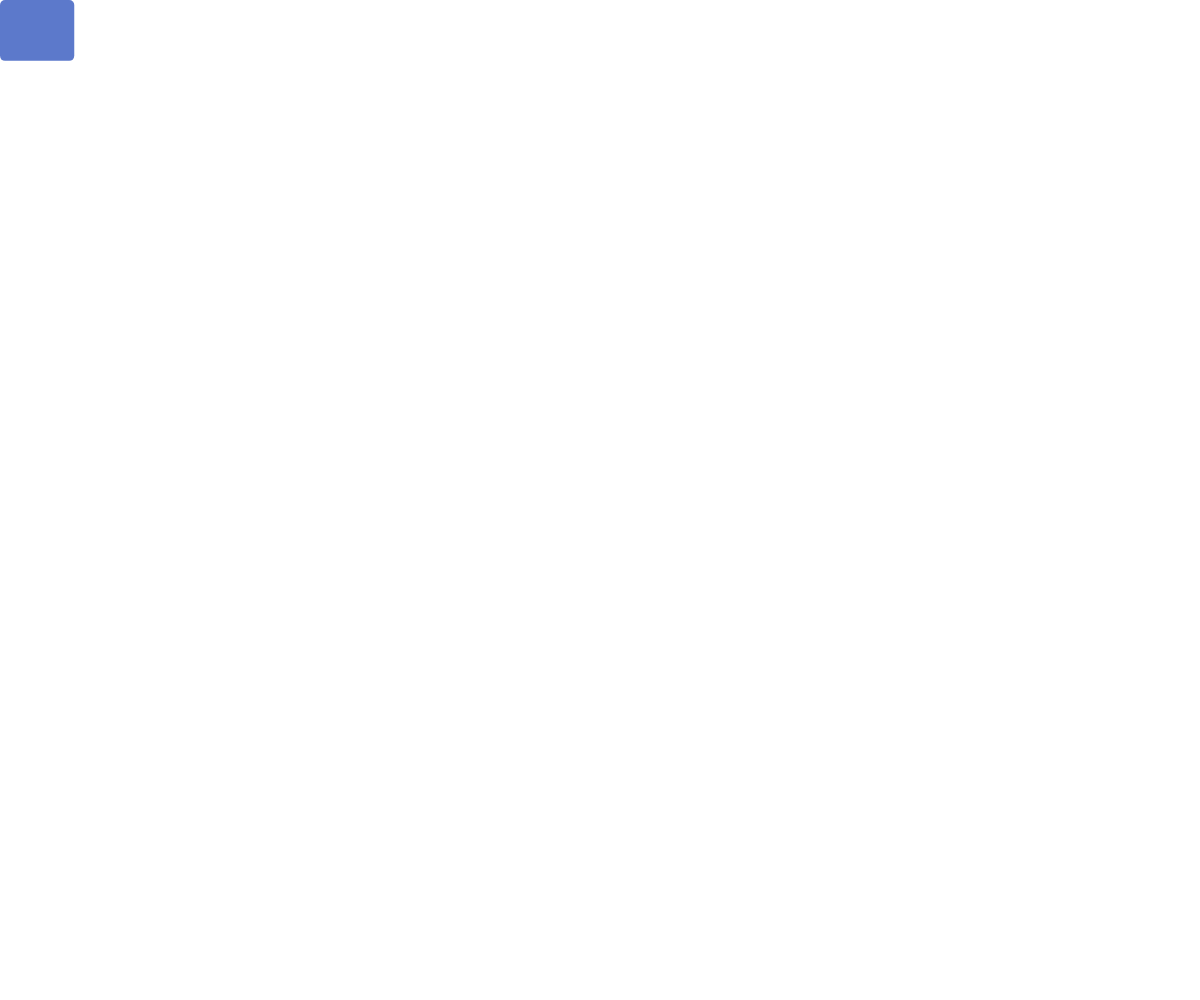
Frame 1 (no input)
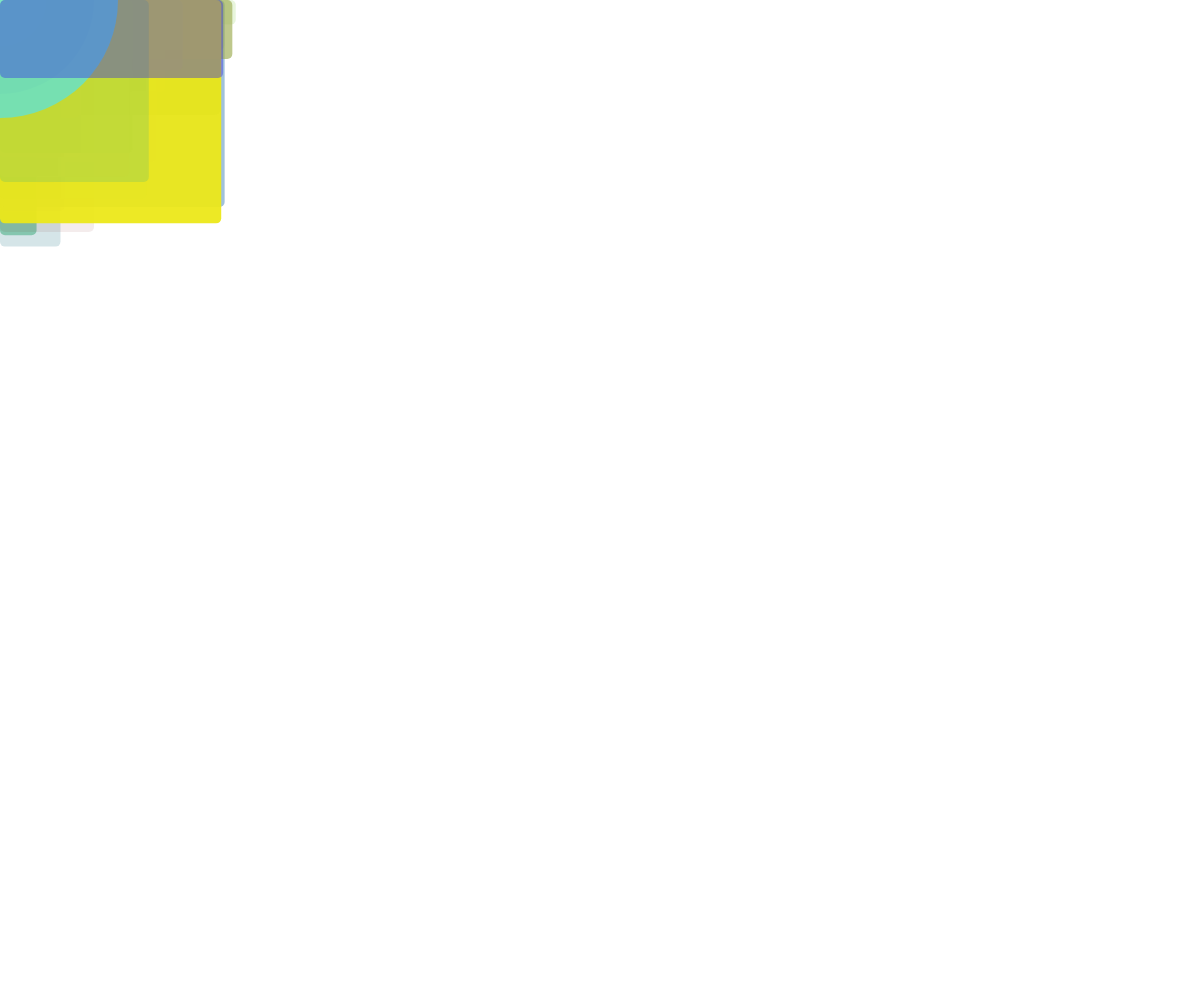
Frame 60 (no input)
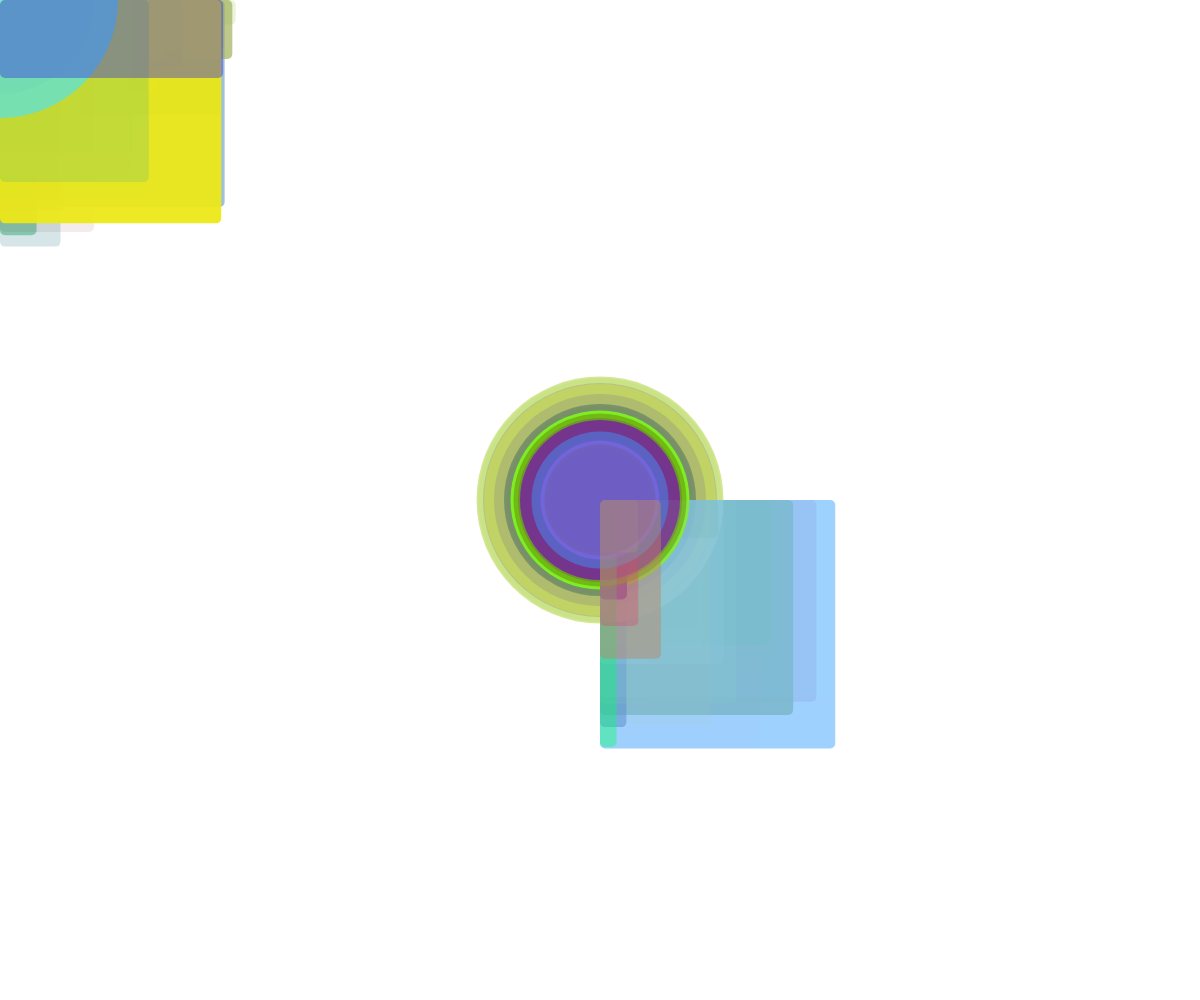
Frame 120 (the mouse pressed at the canvas centre since frame 60)

The p5.js sketch that drew these frames (run headless with seeded random() and noise() and a simulated clock; from frame 60 on, the mouse is pressed at the canvas centre):

// p5.js sketch
// ── sketch.js

function setup(){
  createCanvas(windowWidth, windowHeight);
  //frameRate(24);
}
function draw() {
  let pick = int(random(2));
  noStroke();
  if(pick==0){
    circ();
  }else if(pick==1){
    tangles();
  }
}
function circ(){
  let size = int(random(height/4));
  let r = int(random(255));
  let b = int(random(255));
  let g = int(random(255));
  let a = int(random(255));
  fill(r, g, b, a);
  ellipse(mouseX, mouseY, size);
}
function tangles(){
  let size = height/4;
  let r = int(random(255));
  let b = int(random(255));
  let g = int(random(255));
  let a = int(random(255));
  fill(r, g, b, a);
  rect(mouseX, mouseY, random(size), random(size),5);
}
function windowResized() {
  resizeCanvas(windowWidth, windowHeight);
}
